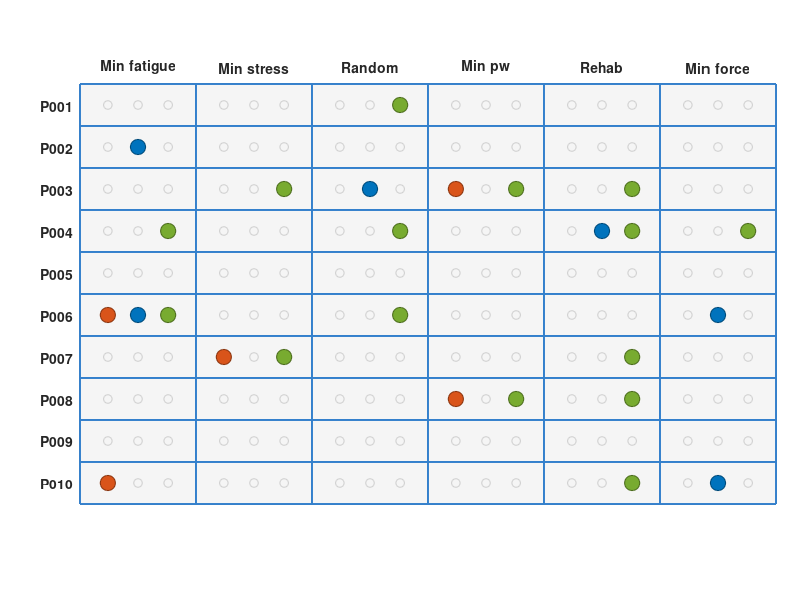

This figure's MATLAB source: (Note: this script raises an error after producing the figure.)
% =========================================================================
% heatmap_spm_individuel_kin.m
% =========================================================================
% Author     :   H. Francalanci
%                Biomechanics and Translational Research in Surgery Group
%                University of Geneva
%                https://www.unige.ch/medecine/chiru/en/research-groups/nicolas-holzer-et-florent-moissenet
% License    :   Creative Commons Attribution-NonCommercial 4.0 International License
%                https://creativecommons.org/licenses/by-nc/4.0/legalcode
% Source code:   To be defined
% Reference  :   To be defined
% Date       :   July 2026
% -------------------------------------------------------------------------
% Description:   Summary heatmap of individual SPM1D results for scapular
%                kinematics (10 patients x 6 FES conditions). Each cell
%                contains 3 DOF markers (X, Y, Z) :
%                  - Large filled circle  : post-hoc significant vs No FES
%                  - Medium empty circle  : ANOVA significant, post-hoc n.s.
%                  - Orange cell background : condition padded (2 blocks
%                    duplicated to 3 to meet balanced design requirement)
%                Results are hardcoded from extract_scapular_kinematics.m
%                console output (ANOVA RM + ttest_paired, Bonferroni
%                alpha=0.05/6, N=3 blocks per patient, exploratoire).
% -------------------------------------------------------------------------
% Parameters :   sig(patient,condition,dof) — post-hoc significance matrix
%                anova_sig(patient,dof)      — ANOVA significance matrix
%                padding(patient,condition)  — 1 if block was duplicated
% Outputs    :   1 figure : 10x6 heatmap with DOF scatter markers
% -------------------------------------------------------------------------
% Dependencies : none (standalone — results hardcoded)
% -------------------------------------------------------------------------
% This work is licensed under the Creative Commons Attribution -
% NonCommercial 4.0 International License. To view a copy of this license,
% visit http://creativecommons.org/licenses/by-nc/4.0/
% =========================================================================

clear; clc; close all;

PATIENTS   = {'P001','P002','P003','P004','P005','P006','P007','P008','P009','P010'};
CONDITIONS = {'Min fatigue','Min stress','Random','Min pw','Rehab','Min force'};
DOF_LABELS = {'X','Y','Z'};
N_PAT  = length(PATIENTS);
N_COND = length(CONDITIONS);

% -------------------------------------------------------------------------
% sig(patient, condition, dof) = 1 si post-hoc significatif
% Conditions : 1=Min_fatigue 2=Min_stress 3=Random 4=Min_pw 5=Rehab 6=Min_force
% DOF        : 1=X  2=Y  3=Z
% -------------------------------------------------------------------------
sig = zeros(N_PAT, N_COND, 3);

% P001
sig(1,3,3) = 1;                                         % Random Z

% P002
sig(2,1,2) = 1;                                         % Min_fatigue Y

% P003
sig(3,4,1) = 1;                                         % Min_pw X
sig(3,3,2) = 1;                                         % Random Y
sig(3,2,3) = 1; sig(3,4,3) = 1; sig(3,5,3) = 1;        % Min_stress/Min_pw/Rehab Z

% P004
sig(4,5,2) = 1;                                         % Rehab Y
sig(4,1,3) = 1; sig(4,3,3) = 1;                         % Min_fatigue/Random Z
sig(4,5,3) = 1; sig(4,6,3) = 1;                         % Rehab/Min_force Z

% P005 — aucun

% P006
sig(6,1,1) = 1;                                         % Min_fatigue X
sig(6,1,2) = 1; sig(6,6,2) = 1;                         % Min_fatigue/Min_force Y
sig(6,1,3) = 1; sig(6,3,3) = 1;                         % Min_fatigue/Random Z

% P007
sig(7,2,1) = 1;                                         % Min_stress X
sig(7,2,3) = 1; sig(7,5,3) = 1;                         % Min_stress/Rehab Z

% P008
sig(8,4,1) = 1;                                         % Min_pw X
sig(8,4,3) = 1; sig(8,5,3) = 1;                         % Min_pw/Rehab Z

% P009 — aucun

% P010
sig(10,1,1) = 1;                                        % Min_fatigue X
sig(10,6,2) = 1;                                        % Min_force Y
sig(10,5,3) = 1;                                        % Rehab Z

% -------------------------------------------------------------------------
% warn(patient, condition) = 1 si bloc dupliqué pour cette condition
% -------------------------------------------------------------------------
warn = zeros(N_PAT, N_COND);
warn(1,2)  = 1;   % P001 — Min_stress
warn(2,5)  = 1;   % P002 — Rehab
warn(3,2)  = 1;   % P003 — Min_stress
warn(4,4)  = 1;   % P004 — Min_pw
warn(5,1)  = 1;   % P005 — Min_fatigue
warn(6,1)  = 1;   % P006 — Min_fatigue
warn(7,2)  = 1;   % P007 — Min_stress (+ No FES non représenté)
warn(8,4)  = 1;   % P008 — Min_pw
warn(9,3)  = 1;   % P009 — Random
warn(10,6) = 1;   % P010 — Min_force

% -------------------------------------------------------------------------
% Couleurs DOF
% -------------------------------------------------------------------------
DOF_COLORS = [0.85 0.33 0.10;   % X — orange-rouge
              0.00 0.45 0.74;   % Y — bleu
              0.47 0.67 0.19];  % Z — vert

% -------------------------------------------------------------------------
% Figure
% -------------------------------------------------------------------------
figure('Name','Analyse SPM1D individuelle', ...
       'units','normalized','outerposition',[0.05 0.05 0.90 0.85],'Color','white');

ax = axes('Position',[0.10 0.16 0.87 0.70]);
hold on;

% Fond des cellules + bordure ANOVA (significative pour tous patients × DOF)
ANOVA_COLOR = [0.20 0.50 0.80]; % bleu sobre
for ip = 1:N_PAT
    for ic = 1:N_COND
        rectangle('Position',[ic-0.5, ip-0.5, 1, 1], ...
                  'FaceColor',[0.96 0.96 0.96], 'EdgeColor', ANOVA_COLOR, ...
                  'LineWidth', 1.4, 'HandleVisibility','off');
    end
end

% Marqueurs DOF avec scatter (toujours circulaires)
dx = [-0.26, 0, 0.26];
MS_SIG = 120;   % taille marqueur significatif
MS_NS  = 40;    % taille marqueur n.s.

for id = 1:3
    xs_sig = []; ys_sig = [];
    xs_ns  = []; ys_ns  = [];
    for ip = 1:N_PAT
        for ic = 1:N_COND
            xc = ic + dx(id);
            if sig(ip, ic, id)
                xs_sig(end+1) = xc;
                ys_sig(end+1) = ip;
            else
                xs_ns(end+1) = xc;
                ys_ns(end+1) = ip;
            end
        end
    end
    if ~isempty(xs_ns)
        scatter(xs_ns, ys_ns, MS_NS, [0.82 0.82 0.82], 'o', ...
                'LineWidth', 0.8, 'HandleVisibility','off');
    end
    if ~isempty(xs_sig)
        scatter(xs_sig, ys_sig, MS_SIG, DOF_COLORS(id,:), 'o', 'filled', ...
                'MarkerEdgeColor', DOF_COLORS(id,:)*0.65, 'LineWidth', 0.8, ...
                'HandleVisibility','off');
    end
end

% Axes
set(ax, 'XTick', 1:N_COND, 'XTickLabel', CONDITIONS, 'FontSize', 11, 'FontWeight','bold');
set(ax, 'YTick', 1:N_PAT,  'YTickLabel', PATIENTS,   'FontSize', 10);
set(ax, 'XAxisLocation', 'top');
set(ax, 'YDir', 'reverse');
xlim([0.5, N_COND+0.5]);
ylim([0.5, N_PAT+0.5]);
grid off; box on;
ax.XAxis.TickLength = [0 0];
ax.YAxis.TickLength = [0 0];

% Légende explicite
h = gobjects(5,1);
for id = 1:3
    h(id) = scatter(NaN, NaN, MS_SIG, DOF_COLORS(id,:), 'o', 'filled', ...
                    'MarkerEdgeColor', DOF_COLORS(id,:)*0.65, ...
                    'DisplayName', ['DOF ' DOF_LABELS{id} '  (sig.)']);
end
h(4) = scatter(NaN, NaN, MS_NS, [0.82 0.82 0.82], 'o', 'LineWidth', 0.8, ...
               'DisplayName', 'n.s.');
h(5) = plot(NaN, NaN, 's', 'MarkerFaceColor', [0.96 0.96 0.96], ...
            'MarkerEdgeColor', ANOVA_COLOR, 'MarkerSize', 12, 'LineWidth', 1.4, ...
            'DisplayName', 'ANOVA (sig.)');
legend(h([5 1 2 3 4]), 'Location','southoutside','Orientation','horizontal','FontSize', 10,'Box','off');

title({'Analyse SPM1D individuelle'; ...
     'N = 3 blocs  |  Bonferroni \alpha = 0.0083'}, ...
      'FontSize', 11, 'FontWeight','bold');

hold off;
